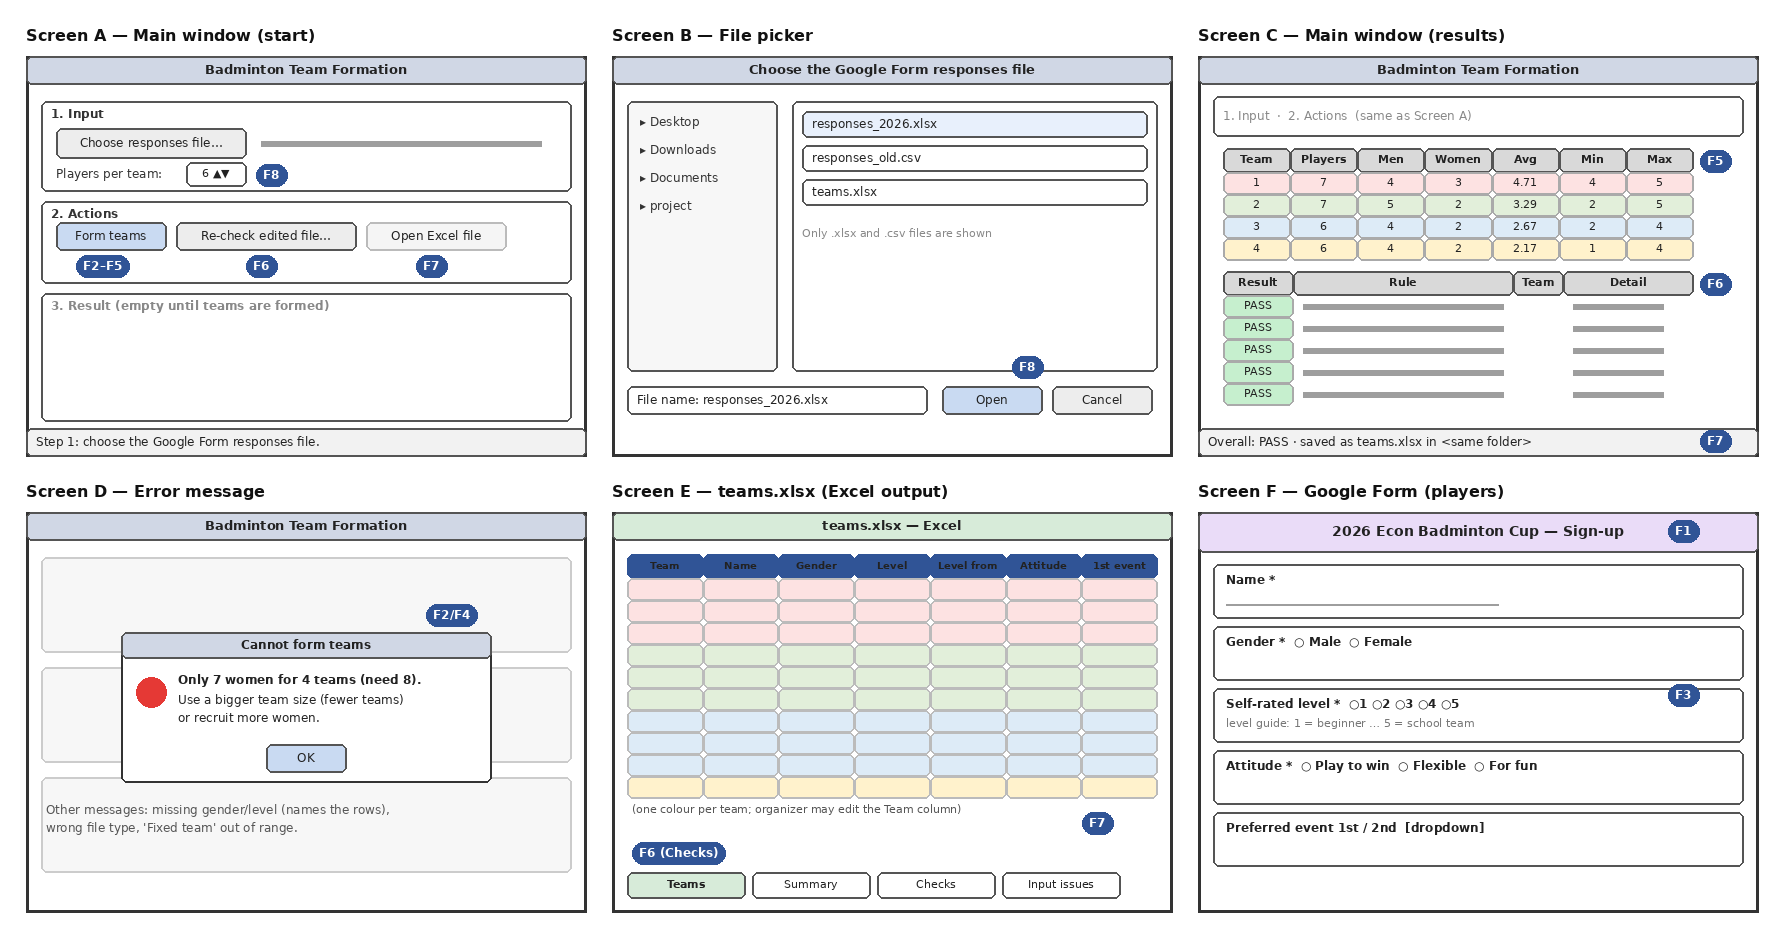

Source code (Python):
"""Low-fidelity wireframes of the main screens (grey boxes + feature tags)."""
from PIL import Image, ImageDraw, ImageFont

F = "/usr/share/fonts/truetype/dejavu/DejaVuSans.ttf"
FB = "/usr/share/fonts/truetype/dejavu/DejaVuSans-Bold.ttf"
font = lambda s, b=False: ImageFont.truetype(FB if b else F, s)
W, H, PAD = 560, 400, 26
GRID = (3, 2)
img = Image.new("RGB", (GRID[0] * (W + PAD) + PAD, GRID[1] * (H + PAD + 30) + PAD), "white")
d = ImageDraw.Draw(img)
LINE, FILL, DARK, TAG = "#555555", "#EDEDED", "#9E9E9E", "#305496"


def box(x, y, w, h, text="", fill=FILL, size=13, bold=False, align="center", outline=LINE):
    d.rounded_rectangle([x, y, x + w, y + h], 6, fill=fill, outline=outline, width=2)
    if text:
        f = font(size, bold)
        tw = d.textlength(text, font=f)
        tx = x + (w - tw) / 2 if align == "center" else x + 10
        d.text((tx, y + (h - size) / 2 - 2), text, fill="#222222", font=f)


def lines(x, y, w, n, gap=22, short=False):
    for i in range(n):
        d.line([x, y + i * gap, x + (w * (0.6 if short and i % 2 else 1)), y + i * gap], fill=DARK, width=6)


def tag(x, y, label):
    f = font(12, True)
    tw = d.textlength(label, font=f)
    d.rounded_rectangle([x, y, x + tw + 14, y + 22], 11, fill=TAG)
    d.text((x + 7, y + 3), label, fill="white", font=f)


def panel(col, row, title):
    x = PAD + col * (W + PAD)
    y = PAD + row * (H + PAD + 30)
    d.text((x, y), title, fill="#111111", font=font(16, True))
    y += 30
    d.rectangle([x, y, x + W, y + H], outline="#333333", width=3)
    return x, y


# A. Main window (start)
x, y = panel(0, 0, "Screen A — Main window (start)")
box(x, y, W, 28, "Badminton Team Formation", fill="#D0D7E5", bold=True)
box(x + 15, y + 45, W - 30, 90, fill="white")
d.text((x + 25, y + 50), "1. Input", fill="#333", font=font(12, True))
box(x + 30, y + 72, 190, 30, "Choose responses file…", size=12)
lines(x + 235, y + 87, 280, 1)
d.text((x + 30, y + 110), "Players per team:", fill="#333", font=font(12))
box(x + 160, y + 106, 60, 24, "6 ▲▼", fill="white", size=11)
box(x + 15, y + 145, W - 30, 82, fill="white")
d.text((x + 25, y + 150), "2. Actions", fill="#333", font=font(12, True))
box(x + 30, y + 166, 110, 28, "Form teams", size=12, fill="#C9DAF2")
box(x + 150, y + 166, 180, 28, "Re-check edited file…", size=12)
box(x + 340, y + 166, 140, 28, "Open Excel file", size=12, fill="#F5F5F5", outline="#BBBBBB")
box(x + 15, y + 237, W - 30, 128, fill="white")
d.text((x + 25, y + 242), "3. Result (empty until teams are formed)", fill="#888", font=font(12, True))
box(x, y + H - 28, W, 28, "Step 1: choose the Google Form responses file.", fill="#F2F2F2", size=12, align="left")
tag(x + 230, y + 108, "F8"); tag(x + 50, y + 199, "F2–F5"); tag(x + 220, y + 199, "F6"); tag(x + 390, y + 199, "F7")

# B. File picker
x, y = panel(1, 0, "Screen B — File picker")
box(x, y, W, 28, "Choose the Google Form responses file", fill="#D0D7E5", bold=True)
box(x + 15, y + 45, 150, 270, fill="#F7F7F7")
for i, t in enumerate(["Desktop", "Downloads", "Documents", "project"]):
    d.text((x + 28, y + 58 + i * 28), "▸ " + t, fill="#333", font=font(12))
box(x + 180, y + 45, W - 195, 270, fill="white")
for i, t in enumerate(["responses_2026.xlsx", "responses_old.csv", "teams.xlsx"]):
    box(x + 190, y + 55 + i * 34, W - 215, 26, "📄 " + t if False else t, fill="#E8F0FC" if i == 0 else "white", size=12, align="left")
d.text((x + 190, y + 170), "Only .xlsx and .csv files are shown", fill="#888", font=font(11))
box(x + 15, y + 330, 300, 28, "File name: responses_2026.xlsx", fill="white", size=12, align="left")
box(x + 330, y + 330, 100, 28, "Open", fill="#C9DAF2", size=12)
box(x + 440, y + 330, 100, 28, "Cancel", size=12)
tag(x + 400, y + 300, "F8")

# C. Main window (results)
x, y = panel(2, 0, "Screen C — Main window (results)")
box(x, y, W, 28, "Badminton Team Formation", fill="#D0D7E5", bold=True)
box(x + 15, y + 40, W - 30, 40, fill="white")
d.text((x + 25, y + 52), "1. Input  ·  2. Actions  (same as Screen A)", fill="#888", font=font(12))
heads = ["Team", "Players", "Men", "Women", "Avg", "Min", "Max"]
cw = (W - 90) / len(heads)
for i, h in enumerate(heads):
    box(x + 25 + i * cw, y + 92, cw, 24, h, fill="#D9D9D9", size=11, bold=True)
colors = ["#FDE2E2", "#E2EFDA", "#DDEBF7", "#FFF2CC"]
vals = [["1", "7", "4", "3", "4.71", "4", "5"], ["2", "7", "5", "2", "3.29", "2", "5"],
        ["3", "6", "4", "2", "2.67", "2", "4"], ["4", "6", "4", "2", "2.17", "1", "4"]]
for r, (c, v) in enumerate(zip(colors, vals)):
    for i, t in enumerate(v):
        box(x + 25 + i * cw, y + 116 + r * 22, cw, 22, t, fill=c, size=11, outline="#AAAAAA")
for i, h in enumerate(["Result", "Rule", "Team", "Detail"]):
    ws = [70, 220, 50, W - 90 - 340][i]
    box(x + 25 + [0, 70, 290, 340][i], y + 215, ws, 24, h, fill="#D9D9D9", size=11, bold=True)
for r in range(5):
    box(x + 25, y + 239 + r * 22, 70, 22, "PASS", fill="#C6EFCE", size=11, outline="#AAAAAA")
    lines(x + 105, y + 250 + r * 22, 200, 1); lines(x + 375, y + 250 + r * 22, 90, 1)
box(x, y + H - 28, W, 28, "Overall: PASS · saved as teams.xlsx in <same folder>", fill="#F2F2F2", size=12, align="left")
tag(x + W - 58, y + 94, "F5"); tag(x + W - 58, y + 217, "F6"); tag(x + W - 58, y + H - 26, "F7")

# D. Error dialog
x, y = panel(0, 1, "Screen D — Error message")
box(x, y, W, 28, "Badminton Team Formation", fill="#D0D7E5", bold=True)
for i in range(3):
    box(x + 15, y + 45 + i * 110, W - 30, 95, fill="#F7F7F7", outline="#CCCCCC")
box(x + 95, y + 120, 370, 150, fill="white", outline="#333333")
box(x + 95, y + 120, 370, 26, "Cannot form teams", fill="#D0D7E5", bold=True, size=12)
d.ellipse([x + 110, y + 165, x + 140, y + 195], fill="#E53935")
d.text((x + 152, y + 160), "Only 7 women for 4 teams (need 8).", fill="#222", font=font(12, True))
d.text((x + 152, y + 180), "Use a bigger team size (fewer teams)", fill="#222", font=font(12))
d.text((x + 152, y + 198), "or recruit more women.", fill="#222", font=font(12))
box(x + 240, y + 232, 80, 28, "OK", size=12, fill="#C9DAF2")
tag(x + 400, y + 92, "F2/F4")
d.text((x + 20, y + 290), "Other messages: missing gender/level (names the rows),", fill="#555", font=font(12))
d.text((x + 20, y + 308), "wrong file type, 'Fixed team' out of range.", fill="#555", font=font(12))

# E. Excel output
x, y = panel(1, 1, "Screen E — teams.xlsx (Excel output)")
box(x, y, W, 28, "teams.xlsx — Excel", fill="#D7EBD9", bold=True)
heads = ["Team", "Name", "Gender", "Level", "Level from", "Attitude", "1st event"]
cw = (W - 30) / len(heads)
for i, h in enumerate(heads):
    box(x + 15 + i * cw, y + 42, cw, 24, h, fill="#305496", size=10, bold=True, outline="#305496")
d.text((x + 15, y + 44), "", fill="white")
for r in range(10):
    c = colors[min(r // 3, 3)]
    for i in range(len(heads)):
        box(x + 15 + i * cw, y + 66 + r * 22, cw, 22, fill=c, outline="#BBBBBB")
d.text((x + 20, y + 290), "(one colour per team; organizer may edit the Team column)", fill="#555", font=font(11))
for i, t in enumerate(["Teams", "Summary", "Checks", "Input issues"]):
    box(x + 15 + i * 125, y + H - 40, 118, 26, t, fill="white" if i else "#D7EBD9", size=11, bold=(i == 0))
tag(x + 470, y + 300, "F7"); tag(x + 20, y + H - 70, "F6 (Checks)")

# F. Google Form
x, y = panel(2, 1, "Screen F — Google Form (players)")
box(x, y, W, 40, "2026 Econ Badminton Cup — Sign-up", fill="#EADCF8", bold=True, size=14)
qs = [("Name *", "text"), ("Gender *  ○ Male  ○ Female", "radio"),
      ("Self-rated level *  ○1 ○2 ○3 ○4 ○5", "radio"),
      ("Attitude *  ○ Play to win  ○ Flexible  ○ For fun", "radio"),
      ("Preferred event 1st / 2nd  [dropdown]", "radio")]
for i, (q, kind) in enumerate(qs):
    box(x + 15, y + 52 + i * 62, W - 30, 54, fill="white")
    d.text((x + 28, y + 60 + i * 62), q, fill="#222", font=font(12, True))
    if kind == "text":
        d.line([x + 28, y + 92, x + 300, y + 92], fill=DARK, width=2)
    else:
        d.text((x + 28, y + 80 + i * 62), "level guide: 1 = beginner … 5 = school team" if "level" in q else "",
               fill="#777", font=font(11))
tag(x + 470, y + 8, "F1"); tag(x + 470, y + 172, "F3")

img.save("wireframes.png")
print(img.size)
